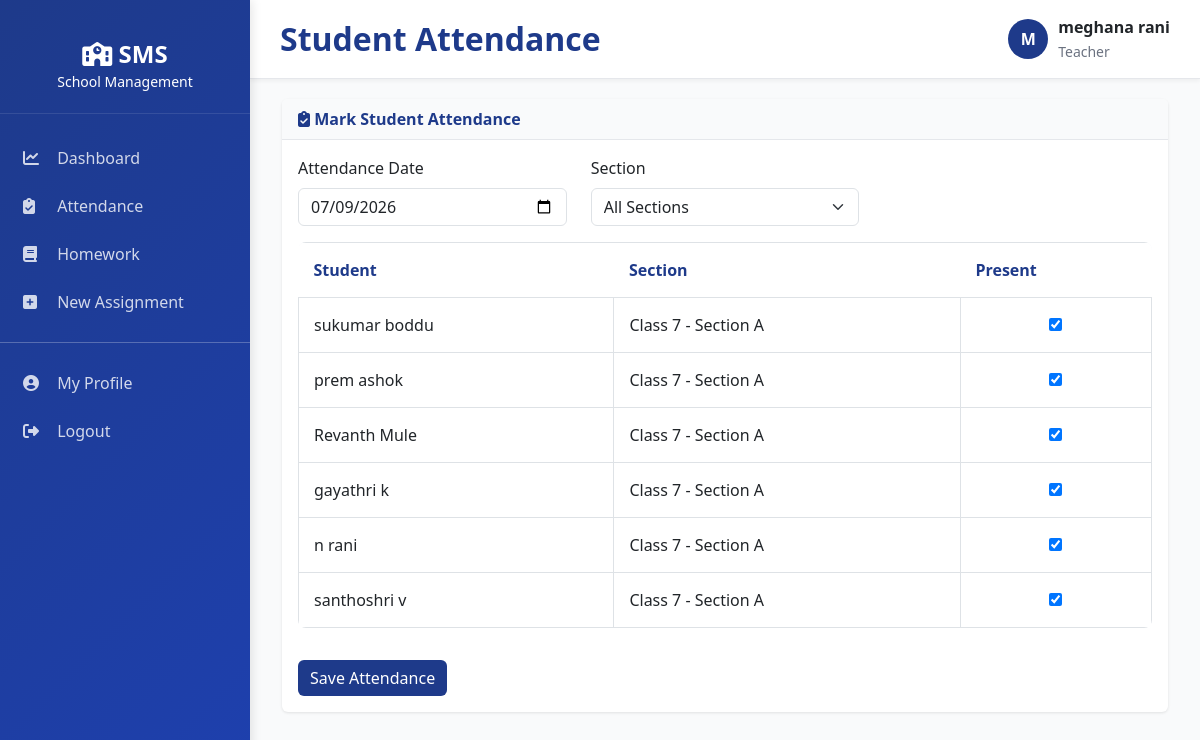
Screenshot of /students/attendance/ (signed in) with the database file from the repository.
### apps/accounts/models.py (models this page shows, shortened)
class UserProfile(models.Model):
    USER_ROLES = (
        ('super_admin', 'Super Admin'),
        ('school_admin', 'School Admin'),
        ('principal', 'Principal'),
        ('teacher', 'Teacher'),
        ('student', 'Student'),
        ('parent', 'Parent'),
        ('accountant', 'Accountant'),
        ('librarian', 'Librarian'),
    )
    GENDER_CHOICES = (
        ('M', 'Male'),
        ('F', 'Female'),
        ('O', 'Other'),
    )
    user = models.OneToOneField(
        User,
        on_delete=models.CASCADE,
        related_name='profile'
    )
    role = models.CharField(
        max_length=30,
        choices=USER_ROLES,
        default='student'
    )
    school_id = models.CharField(
        max_length=50,
        null=True,
        blank=True
    )
    school_name = models.CharField(
        max_length=255,
        blank=True,
        null=True
    )
    phone = models.CharField(
        max_length=20,
        blank=True,
        null=True
    )
    address = models.TextField(
        blank=True,
        null=True
    )
    city = models.CharField(
        max_length=100,
        blank=True,
        null=True
    )
    state = models.CharField(
        max_length=100,
        blank=True,
        null=True
    )
    country = models.CharField(
        max_length=100,
        default='India',
        blank=True,
        null=True
    )
    zip_code = models.CharField(
        max_length=10,
        blank=True,
        null=True
    )
    gender = models.CharField(
        max_length=1,
        choices=GENDER_CHOICES,
        blank=True,
        null=True
    )
    dob = models.DateField(
        blank=True,
        null=True
    )
    photo = models.ImageField(
        upload_to='profile_photos/',
        blank=True,
        null=True,
        validators=[
            FileExtensionValidator(
                allowed_extensions=['jpg', 'jpeg', 'png']
            )
        ]
    )
    is_active = models.BooleanField(default=True)
    created_at = models.DateTimeField(
        auto_now_add=True
    )
    updated_at = models.DateTimeField(
        auto_now=True
    )
    class Meta:
        ordering = ['-created_at']

### apps/students/models.py (models this page shows, shortened)
class Student(models.Model):
    GENDER_CHOICES = (
        ('M', 'Male'),
        ('F', 'Female'),
        ('O', 'Other'),
    )
    BLOOD_GROUP_CHOICES = (
        ('O+', 'O+'),
        ('O-', 'O-'),
        ('A+', 'A+'),
        ('A-', 'A-'),
        ('B+', 'B+'),
        ('B-', 'B-'),
        ('AB+', 'AB+'),
        ('AB-', 'AB-'),
    )
    user = models.OneToOneField(User, on_delete=models.CASCADE, related_name='student_profile')
    student_id = models.CharField(max_length=20, unique=True)
    admission_number = models.CharField(max_length=30, unique=True)
    roll_number = models.CharField(max_length=10)
    dob = models.DateField()
    gender = models.CharField(max_length=1, choices=GENDER_CHOICES)
    blood_group = models.CharField(max_length=3, choices=BLOOD_GROUP_CHOICES, blank=True)
    address = models.TextField()
    phone = models.CharField(max_length=20)
    email = models.EmailField()
    photo = models.ImageField(
        upload_to='student_photos/',
        validators=[FileExtensionValidator(allowed_extensions=['jpg', 'jpeg', 'png'])]
    )
    aadhar = models.CharField(max_length=12, blank=True)
    section = models.ForeignKey('classes.Section', on_delete=models.CASCADE, related_name='students')
    father_name = models.CharField(max_length=100)
    father_phone = models.CharField(max_length=20)
    mother_name = models.CharField(max_length=100)
    mother_phone = models.CharField(max_length=20)
    guardian_name = models.CharField(max_length=100, blank=True)
    guardian_phone = models.CharField(max_length=20, blank=True)
    is_active = models.BooleanField(default=True)
    admission_date = models.DateField()
    created_at = models.DateTimeField(auto_now_add=True)
    updated_at = models.DateTimeField(auto_now=True)
    class Meta:
        ordering = ['-created_at']

### apps/classes/models.py (models this page shows, shortened)
class Section(models.Model):
    class_model = models.ForeignKey(ClassModel, on_delete=models.CASCADE, related_name='sections')
    name = models.CharField(max_length=50)
    class_teacher = models.ForeignKey('teachers.Teacher', on_delete=models.SET_NULL, null=True, blank=True, related_name='class_sections')
    capacity = models.PositiveIntegerField(default=50)
    is_active = models.BooleanField(default=True)
    created_at = models.DateTimeField(auto_now_add=True)
    updated_at = models.DateTimeField(auto_now=True)
    class Meta:
        ordering = ['class_model', 'name']
        unique_together = ['class_model', 'name']
    def __str__(self):
        return f"Class {self.class_model.standard} - Section {self.name}"

class ClassModel(models.Model):
    name = models.CharField(max_length=50)
    standard = models.PositiveIntegerField()
    description = models.TextField(blank=True)
    class_incharge = models.ForeignKey(
        'teachers.Teacher',
        on_delete=models.SET_NULL,
        null=True,
        blank=True,
        related_name='incharge_classes'
    )
    is_active = models.BooleanField(default=True)
    created_at = models.DateTimeField(auto_now_add=True)
    updated_at = models.DateTimeField(auto_now=True)
    class Meta:
        ordering = ['standard']
        unique_together = ['standard']

### apps/students/views.py (the view, shortened to what this page needs)
# urls.py: path('attendance/', views.attendance_view, name='attendance'),
@login_required(login_url='accounts:login')
@role_required('super_admin', 'school_admin', 'principal', 'teacher')
def attendance_view(request):
    today = date.today()
    attendance_date = request.GET.get('date') or today.isoformat()
    section_id = request.GET.get('section')
    students = Student.objects.filter(is_active=True)
    sections = Section.objects.all()
    if request.user.profile.role == 'teacher':
        teacher = getattr(request.user, 'teacher_profile', None)
        if teacher is None:
            students = students.none()
            sections = Section.objects.none()
        else:
            allowed_sections = teacher.subject_allocations.values_list('section_id', flat=True).distinct()
            students = students.filter(section__in=allowed_sections)
            sections = Section.objects.filter(id__in=allowed_sections)
    if section_id:
        students = students.filter(section_id=section_id)
    context = {
        'students': students,
        'date': attendance_date,
        'sections': sections,
        'selected_section': section_id,
    }
    return render(request, 'students/attendance.html', context)

### apps/accounts/context_processors.py (called while the page is built)
def user_context(request):
    context = {}
    if request.user.is_authenticated:
        try:
            context['user_profile'] = request.user.profile
            context['user_role'] = request.user.profile.get_role_display()
        except:
            pass
    return context

### templates/students/attendance.html (shortened to what this page needs)
{% extends "base/layout.html" %}
{% block page_title %}Student Attendance{% endblock %}
{% block content %}
<div class="container-fluid">
    <div class="card">
        <div class="card-header">
            <i class="fas fa-clipboard-check"></i> Mark Student Attendance
        </div>
        <div class="card-body">
            <form method="post">
                <div class="row mb-3">
                    <div class="col-md-4">
                        <label class="form-label">Attendance Date</label>
                        <input type="date" name="date" value="{{ date }}" class="form-control" required>
                    </div>
                    <div class="col-md-4">
                        <label class="form-label">Section</label>
                        <select name="section" class="form-select">
                            <option value="">All Sections</option>
                        </select>
                    </div>
                </div>
                <div class="table-responsive">
                    <table class="table table-bordered">
                        <thead>
                            <tr>
                                <th>Student</th>
                                <th>Section</th>
                                <th>Present</th>
                            </tr>
                        </thead>
                        <tbody>
                            {% for student in students %}
                            <tr>
                                <td>{{ student.user.get_full_name }}</td>
                                <td>{{ student.section }}</td>
                                <td class="text-center">
                                    <input type="checkbox" name="present_{{ student.id }}" checked>
                                </td>
                            </tr>
                            {% endfor %}
                        </tbody>
                    </table>
                </div>
                <button type="submit" class="btn btn-primary mt-3">Save Attendance</button>
            </form>
        </div>
    </div>
</div>
{% endblock %}

### templates/base/layout.html (shortened to what this page needs)
<!DOCTYPE html>
<html lang="en">
<head>
    <link href="https://cdn.jsdelivr.net/npm/bootstrap@5.3.0/dist/css/bootstrap.min.css" rel="stylesheet">
    <link rel="stylesheet" href="https://cdnjs.cloudflare.com/ajax/libs/font-awesome/6.4.0/css/all.min.css">
</head>
<body>
{% if user.is_authenticated %}
<div class="sidebar">
    <div class="sidebar-header">
        <h4>
            <i class="fas fa-school"></i> SMS
        </h4>
        <small>School Management</small>
    </div>
    <ul class="sidebar-menu">
        {% if user_profile.role == 'super_admin' or user_profile.role == 'school_admin' %}
            <li><a href="{% url 'dashboard:admin_dashboard' %}"><i class="fas fa-chart-line"></i> Dashboard</a></li>
            <li><a href="{% url 'students:list' %}"><i class="fas fa-user-graduate"></i> Students</a></li>
            <li><a href="{% url 'teachers:list' %}"><i class="fas fa-chalkboard-user"></i> Teachers</a></li>
            <li><a href="{% url 'classes:list' %}"><i class="fas fa-building"></i> Classes</a></li>
            <li><a href="{% url 'attendance:student_attendance' %}"><i class="fas fa-clipboard-check"></i> Attendance</a></li>
        {% elif user_profile.role == 'teacher' %}
            <li><a href="{% url 'dashboard:teacher_dashboard' %}"><i class="fas fa-chart-line"></i> Dashboard</a></li>
            <li><a href="{% url 'attendance:student_attendance' %}"><i class="fas fa-clipboard-check"></i> Attendance</a></li>
            <li><a href="{% url 'homework:list' %}"><i class="fas fa-book"></i> Homework</a></li>
            <li><a href="{% url 'homework:create_assignment' %}"><i class="fas fa-plus-square"></i> New Assignment</a></li>
        {% elif user_profile.role == 'student' %}
            <li><a href="{% url 'dashboard:student_dashboard' %}"><i class="fas fa-chart-line"></i> Dashboard</a></li>
            <li><a href="{% url 'homework:list' %}"><i class="fas fa-book"></i> Homework</a></li>
            <li><a href="{% url 'students:student_assignments' %}"><i class="fas fa-book-open"></i> Assignments</a></li>
        {% endif %}
        <hr style="background: rgba(255,255,255,0.2);">
        <li>
            <a href="{% url 'accounts:profile' %}">
                <i class="fas fa-user-circle"></i> My Profile
            </a>
        </li>
        <li>
            <a href="{% url 'accounts:logout' %}">
                <i class="fas fa-sign-out-alt"></i> Logout
            </a>
        </li>
    </ul>
</div>
<div class="main-content">
    <div class="topbar">
        <div class="topbar-left">
            <h2>
                {% block page_title %}{% endblock %}
            </h2>
        </div>
        <div class="topbar-right">
            <div class="user-menu">
                <div class="user-avatar">
                    {{ user.first_name|slice:":1"|upper }}
                </div>
                <div>
                    <div style="font-weight:600;">
                        {{ user.get_full_name }}
                    </div>
                    <small style="color:#6b7280;">
                        {{ user_profile.get_role_display }}
                    </small>
                </div>
            </div>
        </div>
    </div>
    {% block content %}
    {% endblock %}
</div>
{% else %}
{% block auth_content %}
{% endblock %}
{% endif %}
</body>
</html>

### templates/base/layout.html (style rules this page uses)
:root { --primary-color: #1e3a8a; --secondary-color: #0f766e; --danger-color: #dc2626; --warning-color: #d97706; --success-color: #059669; --light-bg: #f9fafb; --border-color: #e5e7eb; }
* { margin: 0; padding: 0; box-sizing: border-box; }
body { font-family: 'Segoe UI', Tahoma, Geneva, Verdana, sans-serif; background-color: var(--light-bg); }
.sidebar { background: linear-gradient(135deg, var(--primary-color) 0%, #1e40af 100%); min-height: 100vh; position: fixed; left: 0; top: 0; width: 250px; padding: 20px 0; color: white; box-shadow: 2px 0 10px rgba(0,0,0,0.1); overflow-y: auto; }
.sidebar-header { padding: 20px; text-align: center; border-bottom: 1px solid rgba(255,255,255,0.1); margin-bottom: 20px; }
.sidebar-header h4 { margin: 0; font-weight: 700; }
.sidebar-menu { list-style: none; padding: 0; }
.sidebar-menu li { margin: 0; }
.sidebar-menu a { display: block; padding: 12px 20px; color: rgba(255,255,255,0.8); text-decoration: none; transition: 0.3s; border-left: 3px solid transparent; }
.sidebar-menu a i { margin-right: 10px; width: 20px; }
.main-content { margin-left: 250px; padding: 20px; }
.topbar { background: white; padding: 15px 30px; border-bottom: 1px solid var(--border-color); display: flex; justify-content: space-between; align-items: center; margin: -20px -20px 20px -20px; box-shadow: 0 2px 4px rgba(0,0,0,0.05); }
.topbar-left h2 { margin: 0; color: var(--primary-color); font-weight: 700; }
.topbar-right { display: flex; align-items: center; gap: 20px; }
.user-menu { display: flex; align-items: center; gap: 10px; }
.user-avatar { width: 40px; height: 40px; border-radius: 50%; background: var(--primary-color); display: flex; align-items: center; justify-content: center; color: white; font-weight: 700; }
.card { border: none; box-shadow: 0 1px 3px rgba(0,0,0,0.1); margin-bottom: 20px; transition: 0.3s; }
.card-header { background: var(--light-bg); border-bottom: 1px solid var(--border-color); font-weight: 600; color: var(--primary-color); }
.table { background: white; border-radius: 8px; overflow: hidden; }
.table thead { background: var(--light-bg); }
.table thead th { color: var(--primary-color); border: none; padding: 15px; }
.table tbody td { padding: 15px; }
.btn-primary { background: var(--primary-color); border: none; }

### rows the page displays
UserProfile: role "Teacher"
Student: user.get_full_name "sukumar boddu", section "Class 7 - Section A"
Student: user.get_full_name "prem ashok", section "Class 7 - Section A"
Student: user.get_full_name "Revanth Mule", section "Class 7 - Section A"
Student: user.get_full_name "gayathri k", section "Class 7 - Section A"
Student: user.get_full_name "n rani", section "Class 7 - Section A"
Student: user.get_full_name "santhoshri v", section "Class 7 - Section A"

### other values shown
{{ user.first_name|slice:":1"|upper }} "M"
{{ user.get_full_name }} "meghana rani"
